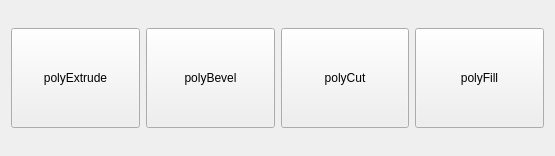
<?xml version="1.0" encoding="UTF-8"?>
<ui version="4.0">
 <class>Form</class>
 <widget class="QWidget" name="Form">
  <property name="geometry">
   <rect>
    <x>0</x>
    <y>0</y>
    <width>555</width>
    <height>156</height>
   </rect>
  </property>
  <property name="windowTitle">
   <string>Form</string>
  </property>
  <layout class="QGridLayout" name="gridLayout">
   <item row="0" column="0">
    <layout class="QHBoxLayout" name="horizontalLayout">
     <item>
      <widget class="QPushButton" name="btn_extrude">
       <property name="minimumSize">
        <size>
         <width>0</width>
         <height>100</height>
        </size>
       </property>
       <property name="cursor">
        <cursorShape>PointingHandCursor</cursorShape>
       </property>
       <property name="text">
        <string>polyExtrude</string>
       </property>
      </widget>
     </item>
     <item>
      <widget class="QPushButton" name="btn_bevel">
       <property name="minimumSize">
        <size>
         <width>0</width>
         <height>100</height>
        </size>
       </property>
       <property name="cursor">
        <cursorShape>PointingHandCursor</cursorShape>
       </property>
       <property name="text">
        <string>polyBevel</string>
       </property>
      </widget>
     </item>
     <item>
      <widget class="QPushButton" name="btn_cut">
       <property name="minimumSize">
        <size>
         <width>0</width>
         <height>100</height>
        </size>
       </property>
       <property name="cursor">
        <cursorShape>PointingHandCursor</cursorShape>
       </property>
       <property name="text">
        <string>polyCut</string>
       </property>
      </widget>
     </item>
     <item>
      <widget class="QPushButton" name="btn_fill">
       <property name="minimumSize">
        <size>
         <width>0</width>
         <height>100</height>
        </size>
       </property>
       <property name="cursor">
        <cursorShape>PointingHandCursor</cursorShape>
       </property>
       <property name="text">
        <string>polyFill</string>
       </property>
      </widget>
     </item>
    </layout>
   </item>
  </layout>
 </widget>
 <resources/>
 <connections/>
</ui>
